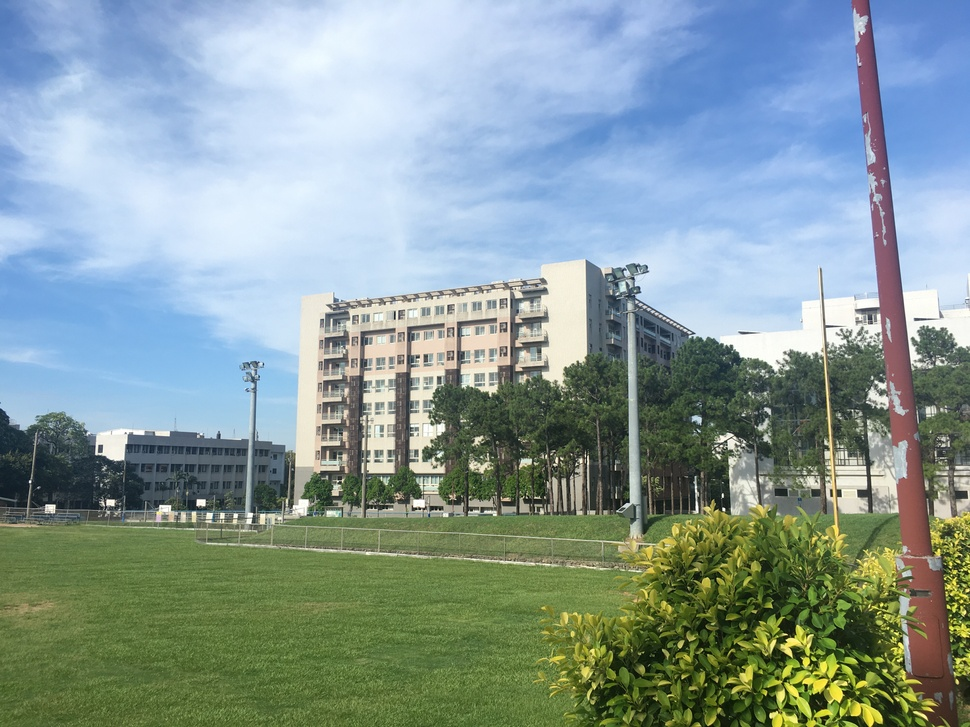
#> input picture resources/image_blend2.jpg, 970 x 727 px, shrunk from 4032 x 3024 before the run
$ python edge_detection.py
#> lines starting #> are read from the running program, lines starting #| are printed output that depends on the picture
import numpy as np
import cv2 as cv
from matplotlib import pyplot as plt
img = cv.imread('resources/image_blend2.jpg',0)
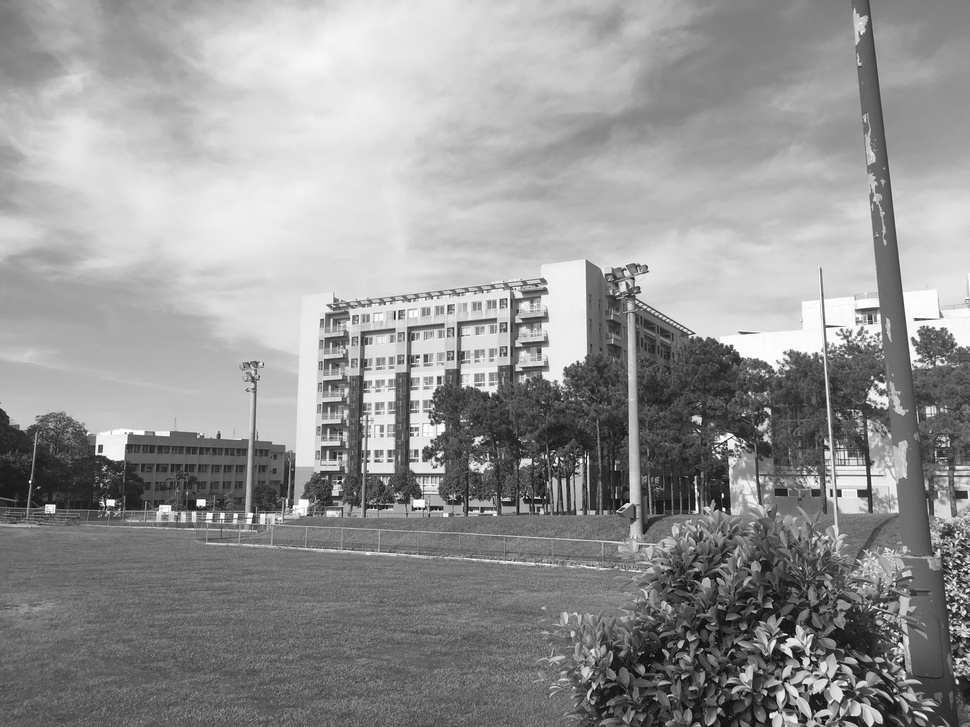
#> img: shape (727, 970); min 4, max 255, mean 148.4
edges = cv.Canny(img,100,200)
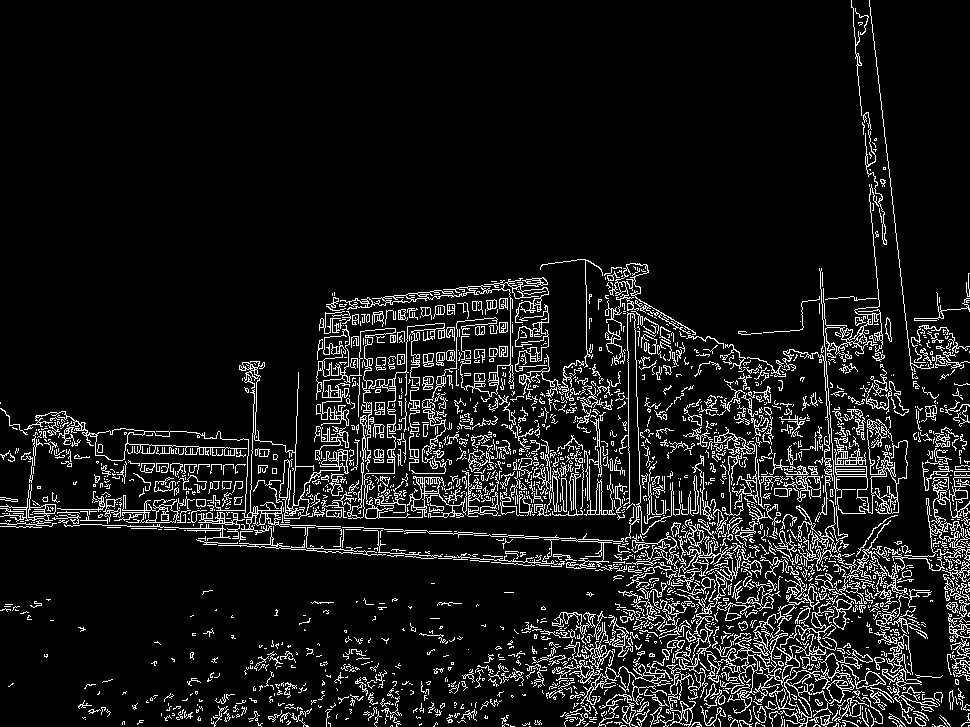
#> edges: shape (727, 970); 9.3% white in thin lines or dots
# [5 lines of commented-out code are left out]
cv.imwrite("res/edge_detection_res.jpg", edges)

$ run again, with resources/image_blend1.jpg copied over resources/image_blend2.jpg
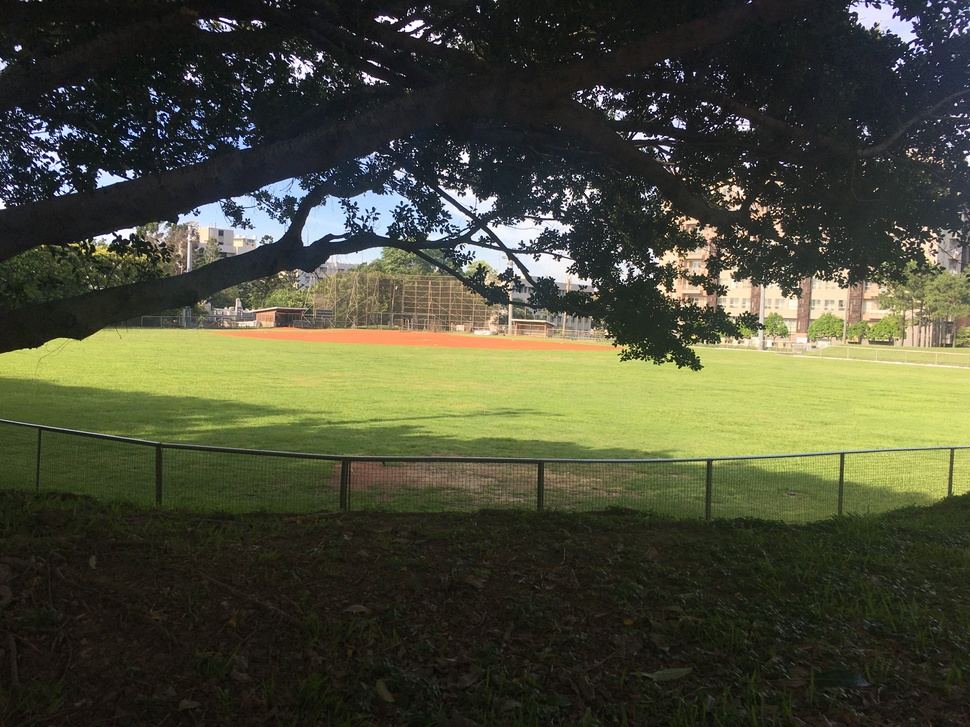
#> input picture resources/image_blend1.jpg, 970 x 727 px, shrunk from 4032 x 3024 before the run
#> `img = cv.imread('resources/image_blend2.jpg',0)`:
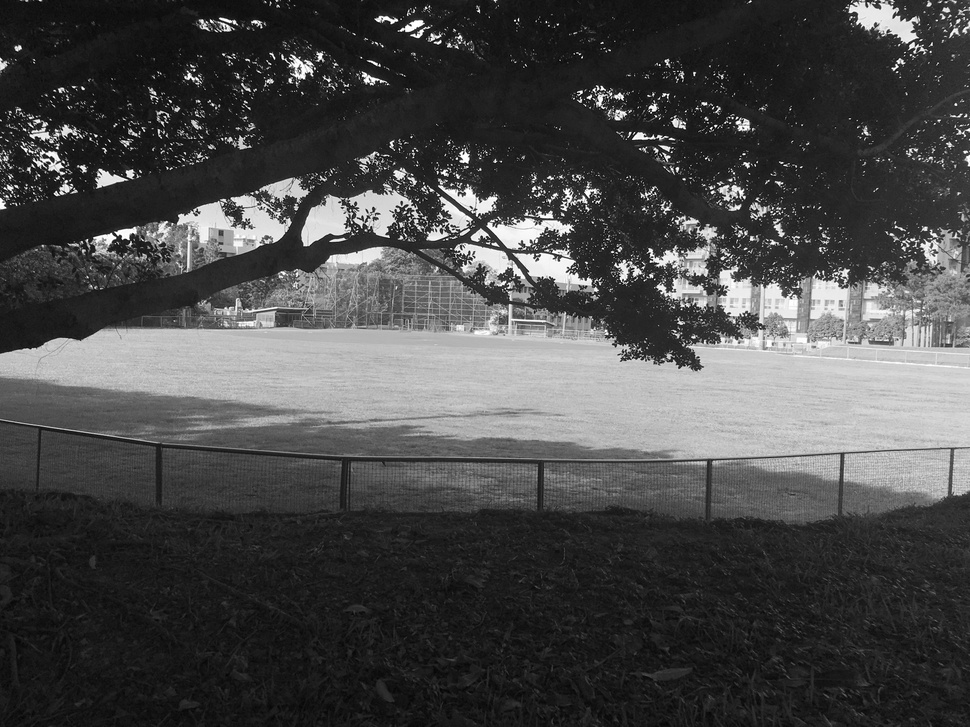
#> img: shape (727, 970); min 0, max 255, mean 72.8
#> `edges = cv.Canny(img,100,200)`:
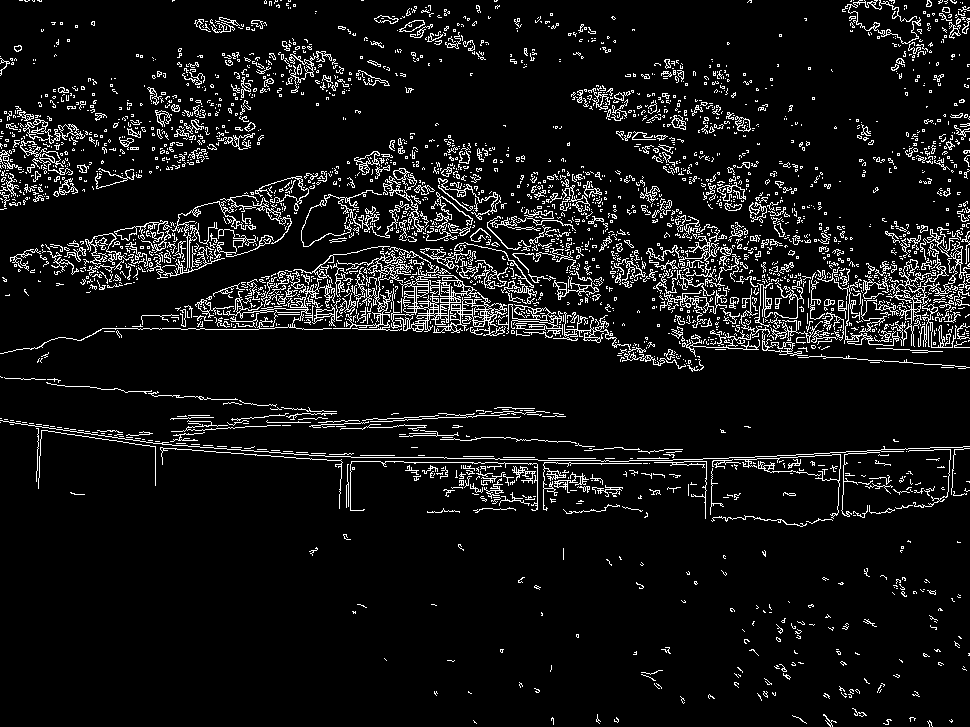
#> edges: shape (727, 970); 7.7% white in thin lines or dots

$ run again, with resources/00068bc07f.jpg copied over resources/image_blend2.jpg
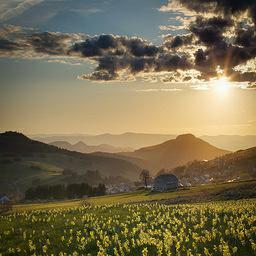
#> input picture resources/00068bc07f.jpg, 256 x 256 px
#> `img = cv.imread('resources/image_blend2.jpg',0)`:
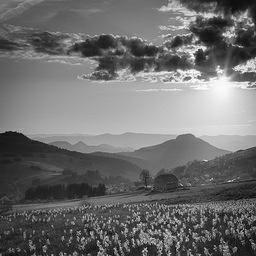
#> img: shape (256, 256); min 0, max 255, mean 109.8
#> `edges = cv.Canny(img,100,200)`:
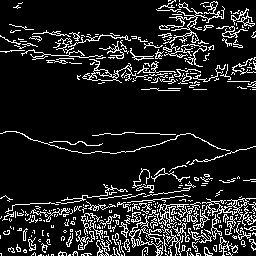
#> edges: shape (256, 256); 12.6% white in thin lines or dots

$ run again, with resources/1.png saved as resources/image_blend2.jpg
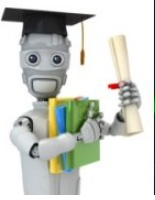
#> input picture resources/1.png, 155 x 200 px
#> `img = cv.imread('resources/image_blend2.jpg',0)`:
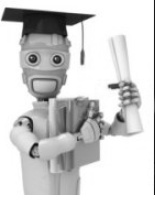
#> img: shape (200, 155); min 10, max 255, mean 206.5
#> `edges = cv.Canny(img,100,200)`:
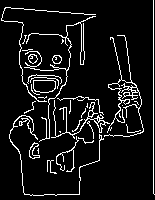
#> edges: shape (200, 155); 8.6% white in thin lines or dots
